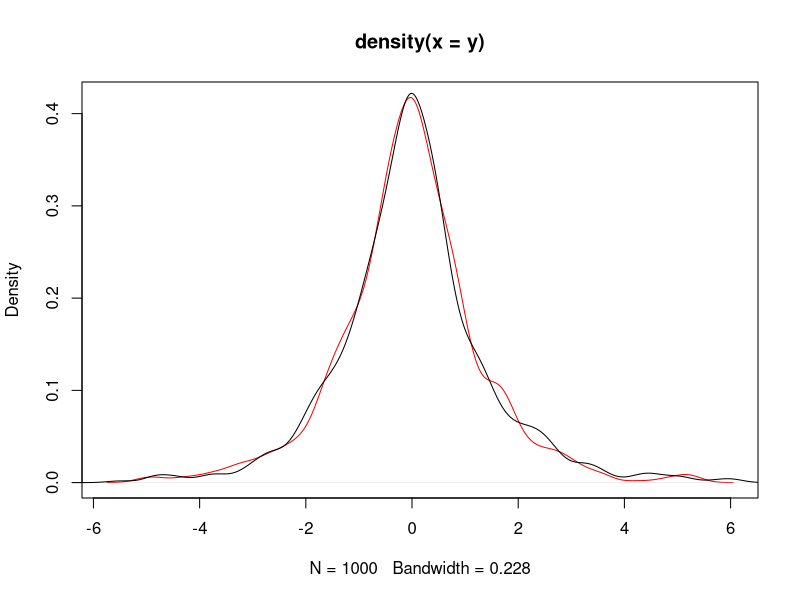
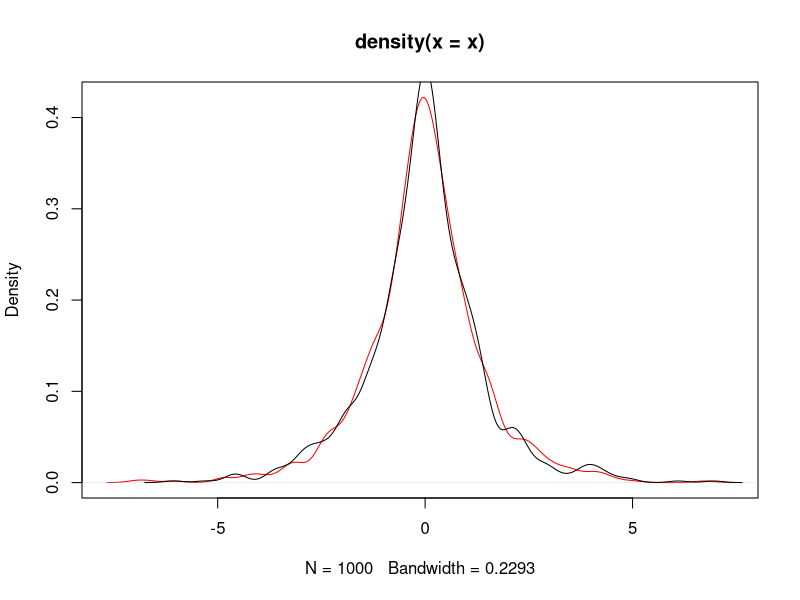
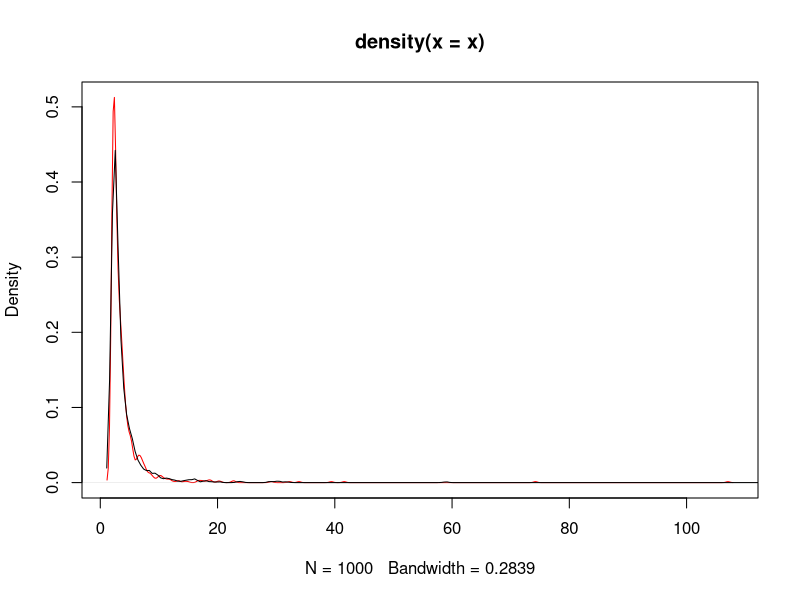
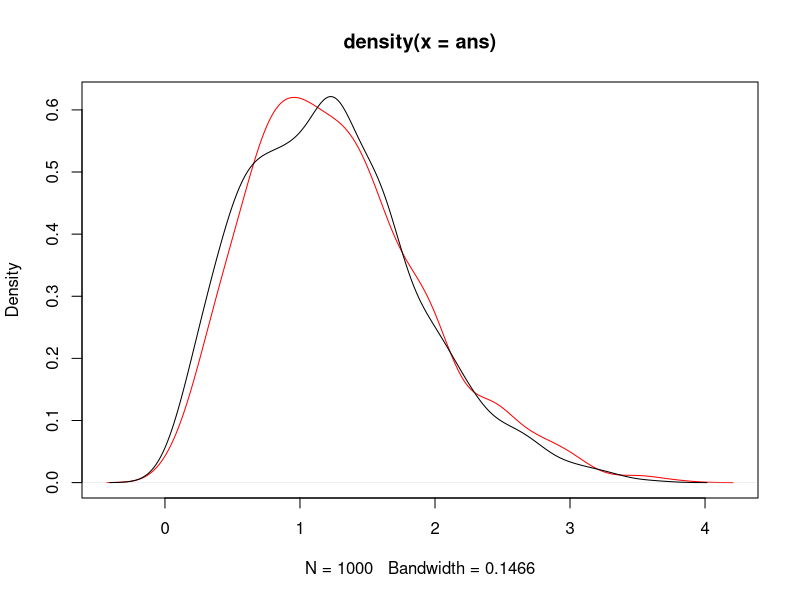
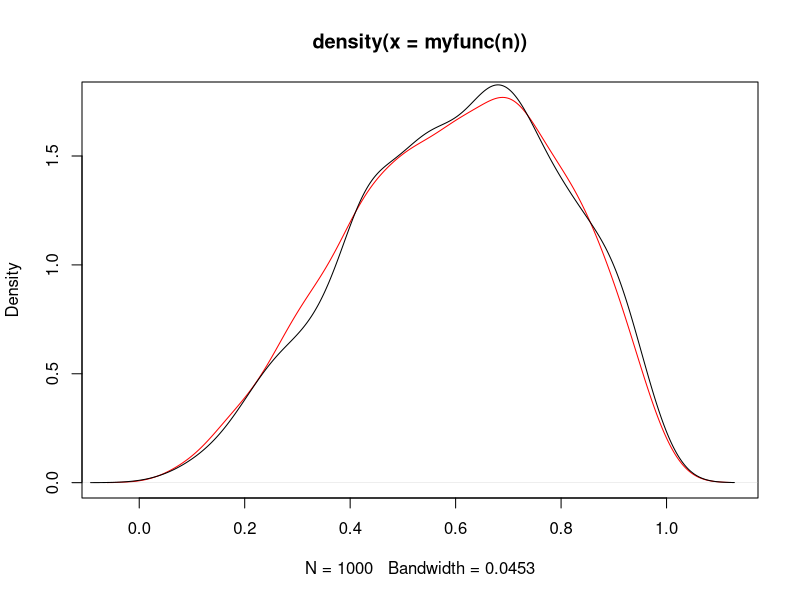

R code for these plots, in order: (Note: this script raises an error after producing the figures.)
# 3.2 laplace distribution
# acceptance-rejection method
# f(x) = exp(-|x|)/2
# f(x) < 1/2
# g(x) = 1/12
# c = 6
# determine the upper and lower for x
-optim(0,function (x) -exp(-abs(x))/2)$value
uniroot(function (x) exp(-abs(x))/2 - 0.001,c(-10,0),tol = 1e-9)$root



n <- 1000;k <- j <- 0
y <- numeric(n)

while (k < n) {
  u <- runif(1)
  j <- j + 1
  x <- runif(1,-6,6)
  if (exp(-abs(x)) > u){
    k <- k+1
    y[k]  <- x
 } 
}
plot(density(y),col='red')
lines(density(VGAM::rlaplace(n)))
# the inverse transform method
# F^{-1}(p)= sgn(p-0.5)ln(1-2|p-0.5|)
set.seed(123)
p = runif(n)
x = -sign(p-0.5)*log(1-2*abs(p-0.5))
plot(density(x),col='red')
lines(density(VGAM::rlaplace(n)))

# exercise 3.3
# F(x) = 1 - (b/x)^a
# x = exp(log(b) - log(1-u)/a)
a <- b <- 2
u <- runif(n)
x = exp(log(b) - log(1-u)/a)
plot(density(x),col='red')
lines(density(VGAM::rpareto(n,2,2)))


# exercise 3.4:the rayleigh density
# F(x)=1-exp(-x^2/(2sigma^2))

library(VGAM)
n = 1000

scale = 1
ans <- scale * sqrt(-2 * log(runif(n)))

plot(density(ans),col='red')
lines(density(rrayleigh(n)))

# 3.5 
set.seed(123)
library(dplyr)
n <- 10^3
u = runif(n)
x = case_when(u <= 0.1 ~ 0,
              u > 0.1 & u <= 0.3 ~ 1,
              u > 0.3 & u <= 0.5 ~ 2,
              u > 0.5 & u <= 0.7 ~ 3,
              u > 0.7 & u <= 1 ~ 4)

y <- sample(0:4, size = n, replace = T, 
       prob = c(0.1,0.2,0.2,0.2,0.3))

rbind(table(x)/n,table(y)/n)

# 3.6 prove

# 3.7
# f(x) < 1.8
# c = 2


myfunc <- function(n) {
k <- j <- 0
y <- numeric(n)

while (k < n) {
  u <- runif(1)
  j <- j + 1
  x <- runif(1)
  if (6*x^2*(1-x) > u){
    k <- k+1
    y[k]  <- x
  } 
}
return(y)
}
plot(density(myfunc(n)),col='red')
lines(density(rbeta(n,3,2)))

# 3.8
rm(list=ls)
myfunc <- function(n,mu,sigma) exp(rnorm(n,mu,sigma))

n <- 10^3;mu <- 0;sigma <- 1

x <- myfunc(n,mu,sigma)
# please note :The log normal distribution has density

# f(x) = 1/(√(2 π) σ x) e^-((log x - μ)^2 / (2 σ^2))

# where μ and σ are the mean and standard deviation of the logarithm. 
# The mean is E(X) = exp(μ + 1/2 σ^2),
# and the variance Var(X) = exp(2*μ + σ^2)*(exp(σ^2) - 1)

plot(x,dlnorm(x,meanlog = mu + sigma^2/2,
              sdlog= 2*mu + sigma^2 - log(exp(sigma^2) - 1)),
     col='black')

lines(density(x),col='red')

# 3.9
rm(list=ls())
myfunc <- function(n){
  U1 <- runif(n,-1,1)
  U2 <- runif(n,-1,1)
  U3 <- runif(n,-1,1)
  return(ifelse(abs(U3) >= abs(U1) & abs(U3) >= abs(U2),U2,U3))
  
}
x <- myfunc(10^3)

plot(x,(1-x^2)*3/4,col='red')
lines(density(x))

# 3.11
rm(list=ls())
p1 <- 0.75;n=1000
y <- p1*rnorm(n) + (1-p1)*rnorm(n,mean = 3,sd = 1)
plot(density(y))

for ( i in seq(0.1,0.9,0.1)){
  lines(density(i*rnorm(n) + (1-i)*rnorm(n,mean = 3,sd = 1)),col= 10*i)
}

# 3.12
n = 10^3;beta=2;r=4
y = rexp(n,rgamma(1,shape = 4,rate = 2))

# 3.13
plot(density(y),col ='red')
lines(density(exp(log(beta)-log(runif(n))/r)-beta))

# 3.14
rm(list=ls())
rmvn.Choleski <-
  function(n, mu, Sigma) {
    # generate n random vectors from MVN(mu, Sigma)
    # dimension is inferred from mu and Sigma
    d <- length(mu)
    Q <- chol(Sigma) # Choleski factorization of Sigma
    Z <- matrix(rnorm(n*d), nrow=n, ncol=d)
    X <- Z %*% Q + matrix(mu, n, d, byrow=TRUE)
    X
  }

X <- rmvn.Choleski(200, mu = 0:2, 
                   Sigma = matrix(c(10,-5,5,-5,10,-5,5,-5,10)/10,
                                  nrow=3,byrow = T))
pairs(X)

cor(X)
apply(X,2,mean)


# 3.17
rmvn.Choleski <-
  function(n, mu, Sigma) {
    # generate n random vectors from MVN(mu, Sigma)
    # dimension is inferred from mu and Sigma
    d <- length(mu)
    Q <- chol(Sigma) # Choleski factorization of Sigma
    Z <- matrix(rnorm(n*d), nrow=n, ncol=d)
    X <- Z %*% Q + matrix(mu, n, d, byrow=TRUE)
    X
  }
X <- rmvn.Choleski(200, mu, Sigma)
pairs(X)

# 3.18
d = 5
(m2 <- matrix(1:d^2, 5, 5))
# lower.tri(m2)
m2[lower.tri(m2)] <- 0
m2

for ( i in 1:d) {
  for (j in i:d) {
    m2[i,j] = ifelse(i == j,sqrt(rchisq(1,d-i+1)),rnorm(1))
    
  }
}
m2


# Chapter 6
# 6.1
n <- 10^4
x <- runif(n,min = 0,max = pi/3)
theta_hat <- mean(sin(x))*pi/3
print(theta_hat)
print(cos(0)-cos(pi/3))

# 6.2
x <- seq(.1,2.5,length = 10)
m <- 10^4
u <- runif(m)
cdf <- numeric(length(x))
for (i in 1:length(x)){
  cdf[i] <-  mean(x[i]*exp(-(u*x[i])^2/2))/sqrt(2*pi)
  
}
phi <- pnorm(x)-pnorm(0)
print(round(rbind(x,cdf,phi),3))

x <- 2;m <- 10^4;z <- rnorm(m)
g <- (z < x); v <- mean((g - mean(z))^2)/m
cdf <- mean(g)
v;c(cdf - 1.96*sqrt(v),cdf + 1.96*sqrt(v))

# 6.3
set.seed(123)
rm(list = ls())
n <- 10^4;x <- runif(n,min = 0, max = 0.5)

theta.hat <- mean(exp(-x))/2

print(theta.hat);print(1- exp(-0.5))

b  <-  1/2;a  <-  0
var_g <- mean((exp(-x) - mean(exp(-x)))^2)
v <- var_g*(b - a)^2/n
v
# exponential
set.seed(123)
rm(list = ls())
n <- 10^4;x <- rexp(n)

theta.hat <- mean(exp(-x))/2

print(theta.hat);print(1- exp(-0.5))

b  <-  1/2;a  <-  0
var_g <- mean((exp(-x) - mean(exp(-x)))^2)
v <- var_g*(b - a)^2/n
v

# 6.4
rm(list = ls())
set.seed(123)

x <- c(1:9)/10
m <- 10^4
u <- runif(m)
cdf <- numeric(length(x))
for (i in 1:length(x)){
  g <- u^2*x[i]^3*(1 - u*x[i])^2
  cdf[i] <- gamma(6)*mean(g)/gamma(3)^2
}
phi <- pbeta(x,3,3)
print(round(rbind(x,cdf,phi),3))

# 6.5 

rm(list = ls())
set.seed(123)

x <- 2;m <- 10^4;z <- rnorm(m);g <- (z < x)
v <- mean((g-mean(g))^2)/m;v

g1 <- mean(z < x)
v1 <- g1*(1-g1)/m;
v;v1

# 6.6
rm(list = ls())
set.seed(123)
m <- 10^4
u <- runif(m)
cov(exp(u),exp(1-u))
var(exp(u));var(exp(1-u));var(exp(u) + exp(1-u))

# simple MC
x <- numeric()
MC.Phi <- function(antithetic = TRUE) {
  for (i in 1:10^3) {
    u <- runif(20)
    if (!antithetic) v <- runif(20) else
      v <- 1 - u
    u <- c(u, v)
    g <- exp(u)
    x[i] <- mean(g) 
  }
  x
}

var(MC.Phi(antithetic = TRUE))
var(MC.Phi(antithetic = F))

# 6.9
rm(list = ls())
Rayleigh <- function(x, m = 10000, antithetic=TRUE){
  u <- runif(m/2)
  if (!antithetic)
    v <- runif(m/2)
  else
    v <- 1 - u
  u <- c(u,v)
  #calculate inv-cdf and varianace
  invcdf <- x * sqrt(-2 * log(u))
  invcdf
}

set.seed(123)
X1 <- Rayleigh(1.95, antithetic=FALSE)
set.seed(123)
X2 <- Rayleigh(1.95, antithetic=TRUE)

set.seed(321)
X1prime <- Rayleigh(1.95, antithetic=FALSE)

var(X1);var(X1prime);var(X2)

result1 <- (var(X1) - var(X2))/var(X1)
result2 <- (var(X1) - var(X1prime))/var(X1)


rev1 <- var(X1)/2 + var(X2)/2 + cov(X1, X2)
rev2 <- var(X1)/2 + var(X1prime)/2 + cov(X1, X1prime)
result3 <- (rev1 - rev2)/rev1 * 100
